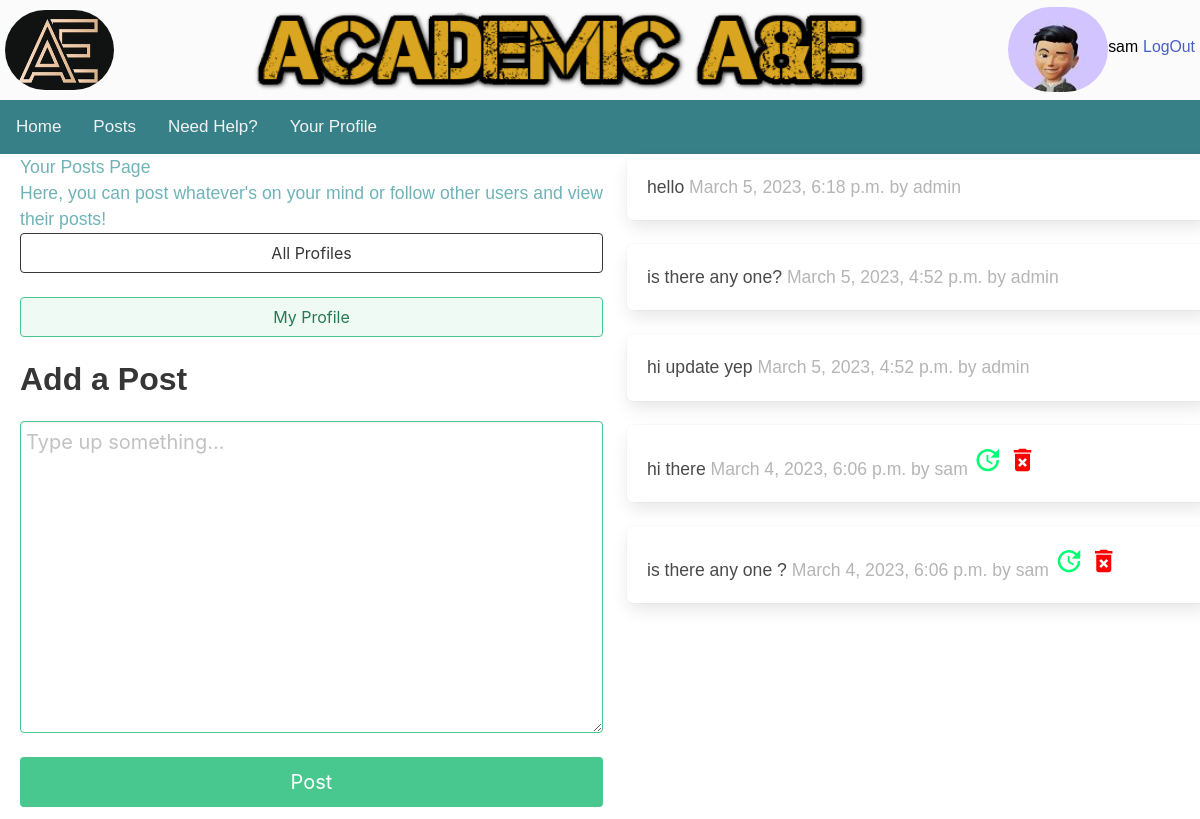
The page /posts/ (signed in) on the database its author committed.
### user_profiles/models.py (models this page shows, shortened)
class Profile2(models.Model):
    user = models.OneToOneField(User, on_delete=models.CASCADE)
    avatar = models.ImageField(default='default.jpg', upload_to='profile_images')
    firstname = models.CharField(max_length=100)
    lastname = models.CharField(max_length=100)
    year_group = models.CharField(max_length=10, choices=YEAR_CHOICES)
    subject1 = models.ForeignKey(Subjects, blank=True, null=True, on_delete=models.CASCADE,related_name='subject1')
    subject2 = models.ForeignKey(Subjects, blank=True, null=True, on_delete=models.CASCADE,related_name='subject2')
    subject3 = models.ForeignKey(Subjects, blank=True, null=True, on_delete=models.CASCADE,related_name='subject3')
    subject4 = models.ForeignKey(Subjects, blank=True, null=True, on_delete=models.CASCADE,related_name='subject4')

### posts/models.py (models this page shows, shortened)
class Text_Post(models.Model):
    user = models.ForeignKey(
        User, related_name="posts", on_delete=models.DO_NOTHING
    )
    body = models.CharField(max_length=150)
    created_at = models.DateTimeField(auto_now_add=True)
    updated_at= models.DateTimeField(auto_now_add=True)

### posts/views.py (the view)
# urls.py: path("", mainscreen, name="mainscreen"),
@login_required(login_url=reverse_lazy('login'))
def mainscreen(request):
    user_id=request.user.id
    form = PostForm(request.POST or None)
    if request.method == "POST":
        if form.is_valid():
            post = form.save(commit=False)
            post.user = request.user
            post.save()
            return redirect("posts:mainscreen")
    followed_posts = Text_Post.objects.filter(
        user__posts_profile__in=request.user.posts_profile.follows.all()
    ).order_by("-updated_at")
    return render(request, "posts/mainscreen.html", {"form": form, "posts": followed_posts,"user_id":user_id},
    )

### posts/forms.py (shortened to what this page needs)
class PostForm(forms.ModelForm):
    body = forms.CharField(required=True,
    widget=forms.widgets.Textarea(
            attrs={
                "placeholder": "Type up something...",
                "class": "textarea is-success is-medium",
            }
        ),
        label="",
    )
    class Meta:
        model = Text_Post
        exclude = ("user", )

### posts/templates/posts/mainscreen.html (shortened to what this page needs)
{% extends "base.html" %}
{% block content %}
<div class="columns">
    <div class="column is-half">
        <section>
            <h1>Your Posts Page</h1>
            <p>Here, you can post whatever's on your mind or follow other users and view their posts!</p>
        </section>
        <div class="block">
            <a href="{% url 'posts:profile_list' %} ">
                <button class="button is-dark is-outlined is-fullwidth">
                    All Profiles
                </button>
            </a>
        </div>
        <div class="block">
            <a href="{% url 'posts:profile' request.user.posts_profile.id %} ">
                <button class="button is-success is-light is-outlined is-fullwidth">
                    My Profile
                </button>
            </a>
        </div>
        <div class="block">
            <div class="block">
                <h2 class="title is-3">Add a Post</p>
            </div>
            <div class="block">
                <form method="post">
                    {{ form.as_p }}
                    <button class="button is-success is-fullwidth is-medium mt-5"
                        type="submit">Post
                    </button>
                </form>
            </div>
        </div>
    </div>
    <div class="column is-half">
        {% for post in posts %}
                <div class="box">
                    {{ post.body }}
                    <span class="is-small has-text-grey-light">
                        {{ post.updated_at }} by {{ post.user.username }}
                    </span>
                    {% if post.user_id == user_id %}
                    <a href='/posts/update_post/{{post.id}}'><i class="material-icons" style="font-size:30px;color:rgb(0, 255, 115)">update</i> </a>
                    <a href='/posts/delete_post/{{post.id}}'> <i class="material-icons" style="font-size:30px;color:red">delete_forever</i></a>
                    {% endif %}
                </div>
        {% endfor %}
    </div>
</div>
{% endblock content %}

### nea_site/templates/base.html (shortened to what this page needs)
{% load static %}
<!DOCTYPE html>
<html>
<head>
<link href ="{% static 'main.css' %}" rel ="stylesheet" type = "text/css">
<link rel="stylesheet" type="text/css" href="{% static 'cal/css/styles.css' %}">
<link rel="stylesheet" type="text/css" href="https://cdn.datatables.net/1.13.1/css/jquery.dataTables.min.css">
<link rel="stylesheet" href="https://cdnjs.cloudflare.com/ajax/libs/Chart.js/2.8.0/Chart.min.css" />
<link rel="stylesheet" href="https://cdn.jsdelivr.net/npm/bulma@0.9.3/css/bulma.min.css">
</head>
<body>
<div class ="wrapper">
    <div class="header">
        <div class="header-logo"><img class="header-logo-image" src="{% static 'logo.jpg' %}" alt=""/></div>
        <div class="header-top-banner"><img class="top-banner-image" src="{% static 'top_banner.png' %}" width="700" height="150" title="I'm the top banner" alt=""/></div>
        <div class="user-login-status">
            {% if user.is_authenticated %}
            <img class="user-profile-image" src="{{ user.profile2.avatar.url }} "/>
            <div class="user-name">  <h1>{{ user.username }} </h1></div>
            <div class="user-logout-url"><a href="{% url 'logout' %}?next=/">LogOut</a></div>
            {% endif %}
        </div>
    </div>
    <div id="topnavbar">
        <a class="nav-link" href="{% url 'homepage' %}">Home</a>
        <a class="nav-link" href="{% url 'posts:mainscreen' %} ">Posts</a>
        <a class="nav-link" href="/need_help">Need Help?</a>
        <a class="nav-link" href="/user_profiles/profile/">Your Profile</a>
    </div>
    <div id="main">
        {% block content %}
        {% endblock content %}
    </div>
</div>
</body>
</html>

### nea_site/static/main.css (style rules this page uses)
.wrapper { background-color: currentColor; font-family: 'Avenir', Helvetica, sans-serif; font-size: 1.1em; text-align: justify; color: #fbfbfb; margin-top: 0px; margin-left: auto; margin-right: auto; width: auto; }
.header { display:flex }
.header-logo { display:flex; height: 100px; vertical-align: top; margin-left: 5px; }
.header-logo-image { width: 120px; height: 80px; border-radius: 130px; margin-top: 10px; }
.user-profile-image { width: 120px; height: 85px; border-radius: 150px; vertical-align: top; margin-top: 7px; }
.header-top-banner { display: flex; width: auto; height: 100px; vertical-align: top; align-content: center; margin-right: 130px; margin-left: 130px; }
.top-banner-image { height: 100px; }
.user-login-status { color: #353942; display: flex; width: auto; }
.user-name { display: flex; text-align: center; font-size: 0.9em; margin-top: 5px; margin-right: 5px; padding-top: 30px; padding-bottom: 10px; clear: both; color: black; }
.user-logout-url { display: flex; text-align: center; font-size: 0.9em; margin-top: 5px; margin-right: 5px; padding-top: 30px; padding-bottom: 10px; clear: both; color: black; }
#topnavbar { background-color: #388087; overflow: hidden; }
#topnavbar a { float: left; color: #f2f2f2; text-align: center; padding: 14px 16px; text-decoration: none; font-size: 17px; }
#main { width: 100%; float: left; margin-left: 20px; margin-right: 10px; padding-right: 10px; color: #6FB3B8; }
input, textarea { width: 100%; padding: 5px!important; -webkit-box-sizing: border-box; -moz-box-sizing: border-box; border-radius: 3px; border-style: solid; border-width: 1px; border-color: rgb(169, 169, 169); }

### rows shown on the page
Text_Post: body "hello", updated_at "March 5, 2023, 6:18 p.m.", user.username "admin"
Text_Post: body "is there any one?", updated_at "March 5, 2023, 4:52 p.m.", user.username "admin"
Text_Post: body "hi update yep", updated_at "March 5, 2023, 4:52 p.m.", user.username "admin"
Text_Post: body "hi there", updated_at "March 4, 2023, 6:06 p.m.", user.username "sam"
Text_Post: body "is there any one ?", updated_at "March 4, 2023, 6:06 p.m.", user.username "sam"

### other values the page prints
{{ user.username }} "sam"
